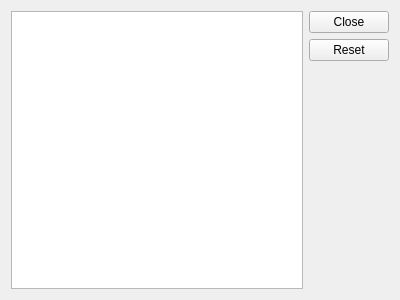
<?xml version="1.0" encoding="UTF-8"?>
<ui version="4.0">
 <class>ErrorPanel</class>
 <widget class="QWidget" name="ErrorPanel">
  <property name="geometry">
   <rect>
    <x>0</x>
    <y>0</y>
    <width>400</width>
    <height>300</height>
   </rect>
  </property>
  <property name="windowTitle">
   <string>Errors and Warnings</string>
  </property>
  <layout class="QHBoxLayout" name="horizontalLayout">
   <item>
    <widget class="OutputView" name="outView">
     <property name="tabChangesFocus">
      <bool>true</bool>
     </property>
     <property name="lineWrapMode">
      <enum>QTextEdit::NoWrap</enum>
     </property>
     <property name="openLinks">
      <bool>false</bool>
     </property>
    </widget>
   </item>
   <item>
    <widget class="QDialogButtonBox" name="buttonBox">
     <property name="orientation">
      <enum>Qt::Vertical</enum>
     </property>
     <property name="standardButtons">
      <set>QDialogButtonBox::Close|QDialogButtonBox::Reset</set>
     </property>
    </widget>
   </item>
  </layout>
 </widget>
 <customwidgets>
  <customwidget>
   <class>OutputView</class>
   <extends>QTextBrowser</extends>
   <header>nicos.clients.gui.outview.h</header>
  </customwidget>
 </customwidgets>
 <resources/>
 <connections>
  <connection>
   <sender>buttonBox</sender>
   <signal>accepted()</signal>
   <receiver>outView</receiver>
   <slot>clear()</slot>
   <hints>
    <hint type="sourcelabel">
     <x>324</x>
     <y>226</y>
    </hint>
    <hint type="destinationlabel">
     <x>125</x>
     <y>200</y>
    </hint>
   </hints>
  </connection>
 </connections>
</ui>
